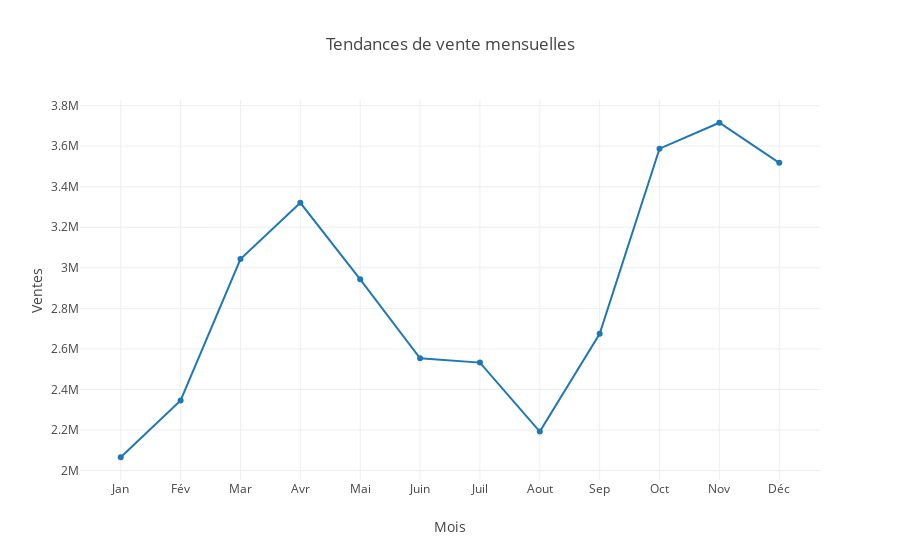
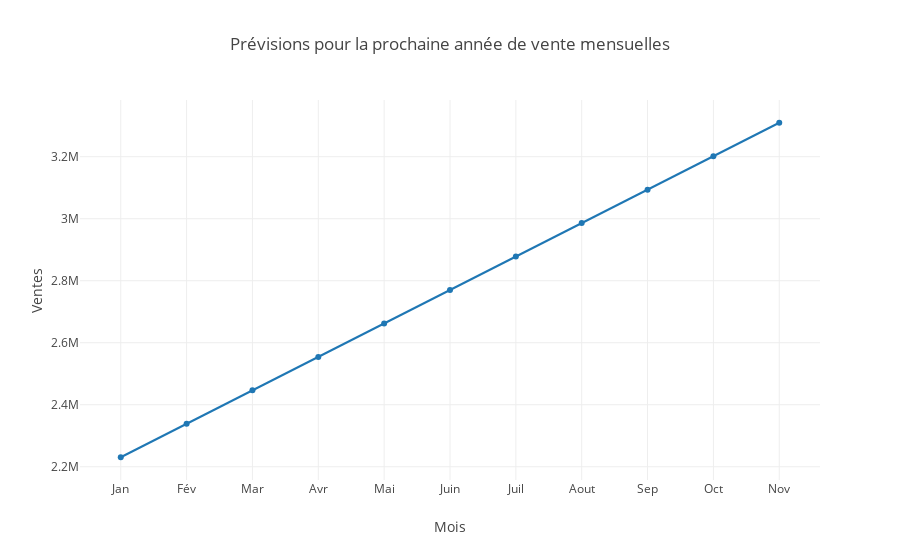

The code cell stored with these charts, in order, in its notebook:
### Code cell
// Afficher le graphique
plot(Seq(lineChart1), layout1)
plot(Seq(lineChart2), layout2)

### Figure 1 — Plotly figure (JSON) as saved in the notebook; plotly's stock layout.template omitted (floating-point values rounded to 4 significant figures)
{"data": [{"type": "scatter", "x": ["Jan", "Fév", "Mar", "Avr", "Mai", "Juin", "Juil", "Aout", "Sep", "Oct", "Nov", "Déc"], "y": [2066000.0, 2345000.0, 3043000.0, 3321000.0, 2943000.0, 2553000.0, 2532000.0, 2192000.0, 2675000.0, 3588000.0, 3716000.0, 3518000.0]}], "layout": {"title": "Tendances de vente mensuelles", "xaxis": {"title": "Mois"}, "yaxis": {"title": "Ventes"}}}

### Figure 2 — Plotly figure (JSON) as saved in the notebook; plotly's stock layout.template omitted (floating-point values rounded to 4 significant figures)
{"data": [{"type": "scatter", "x": ["Jan", "Fév", "Mar", "Avr", "Mai", "Juin", "Juil", "Aout", "Sep", "Oct", "Nov", "Déc"], "y": [2231000.0, 2339000.0, 2446000.0, 2554000.0, 2662000.0, 2770000.0, 2878000.0, 2986000.0, 3094000.0, 3202000.0, 3309000.0]}], "layout": {"title": "Prévisions pour la prochaine année de vente mensuelles", "xaxis": {"title": "Mois"}, "yaxis": {"title": "Ventes"}}}
